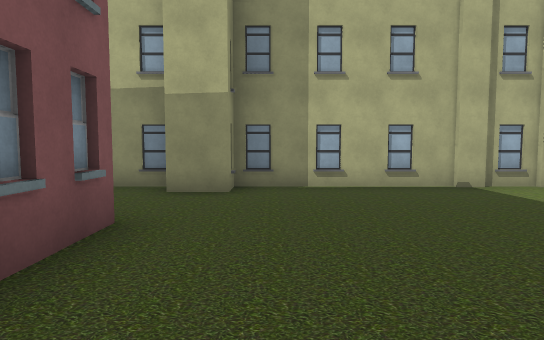
View 1 (above)

24 first-person views from a walk through a 3-D level made in the Unity game engine. The camera is 1.5 m above the floor, tilts 4° down and sees 75° across. The floor is counted in squares, 2 m on a side. Each view is taken from the middle of a square. On the plan, view 1 faces up. The plan holds only what a view shows up to about 11 squares ahead; the rest is blank. The place goes on beyond the plan. The player is left out. Some surface patterns are stand-ins.

View 2
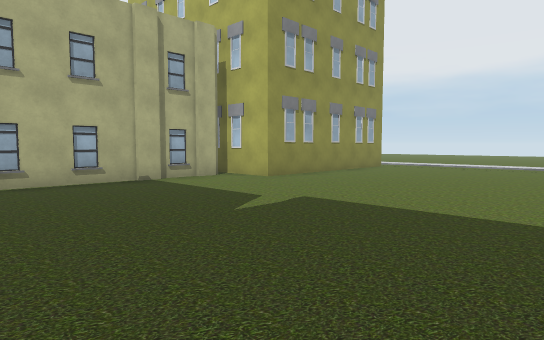

View 3
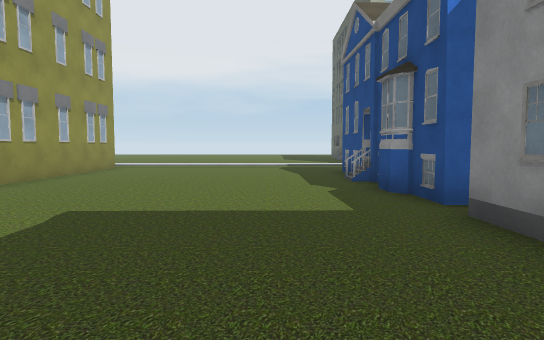

View 4
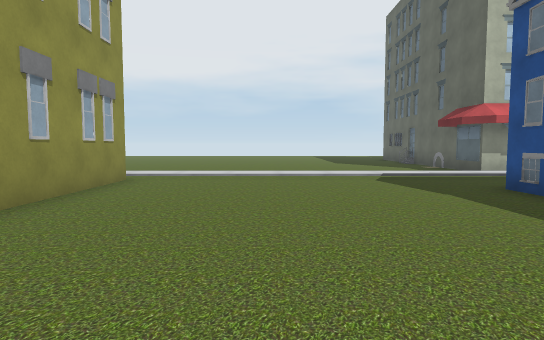

View 5
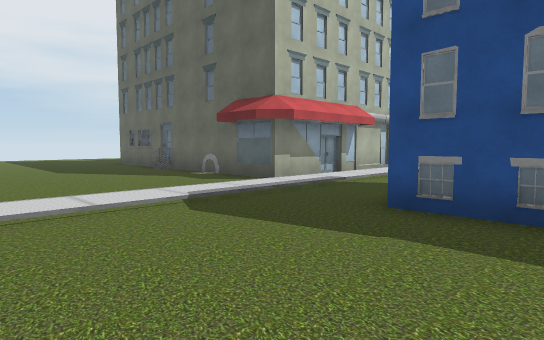

View 6
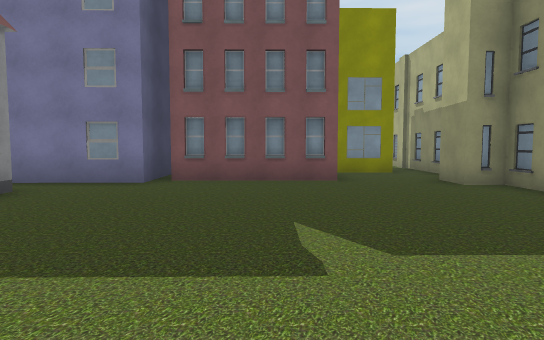

View 7
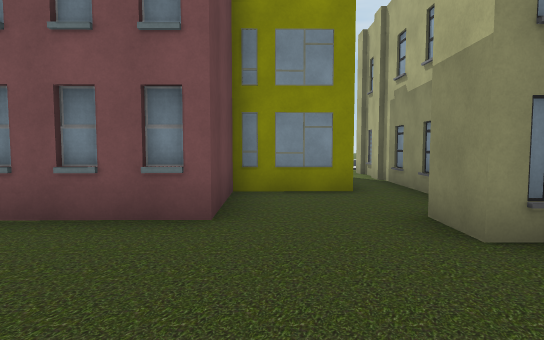

View 8
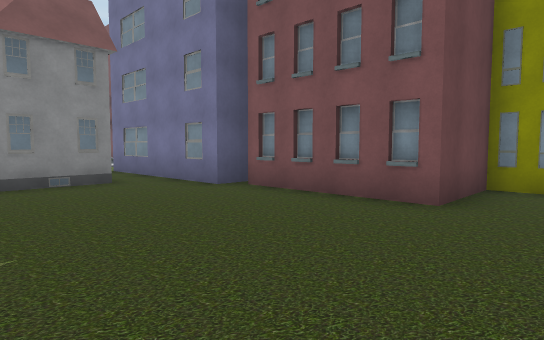

View 9
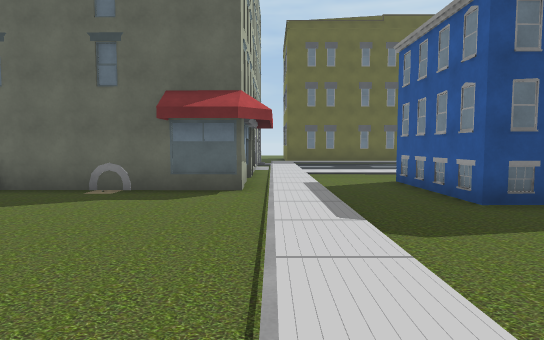

View 10
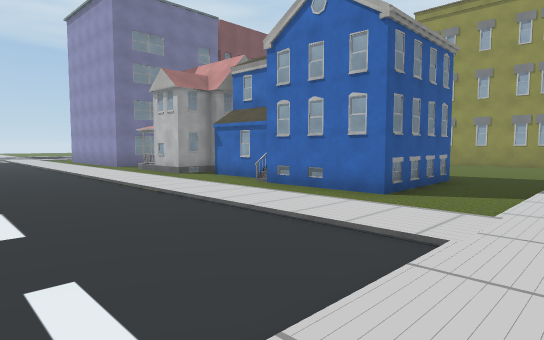

View 11
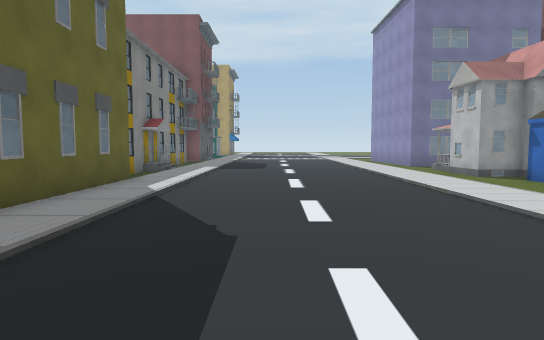

View 12
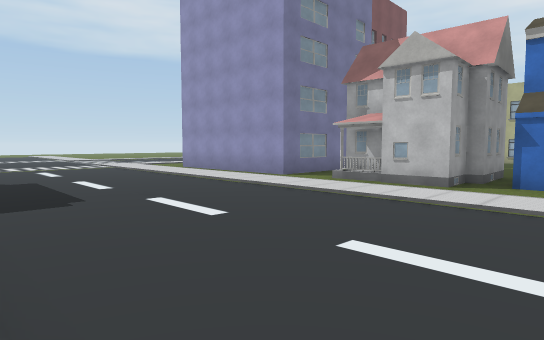

View 13
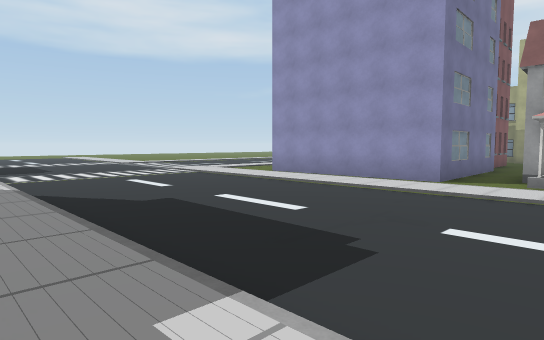

View 14
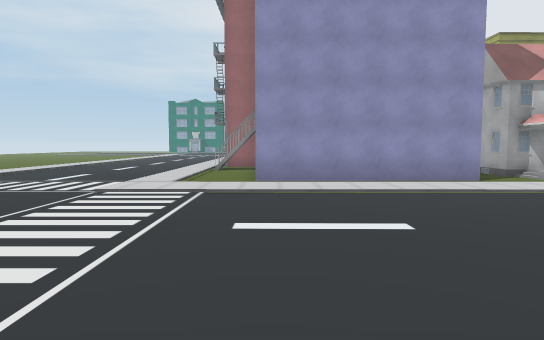

View 15
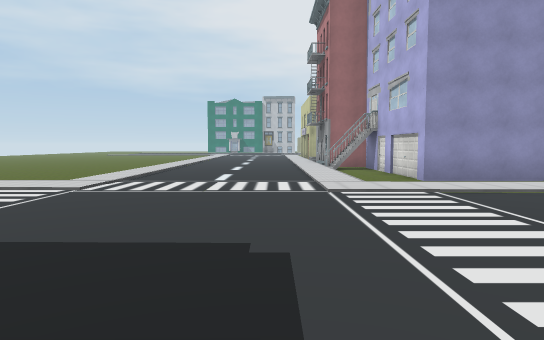

View 16
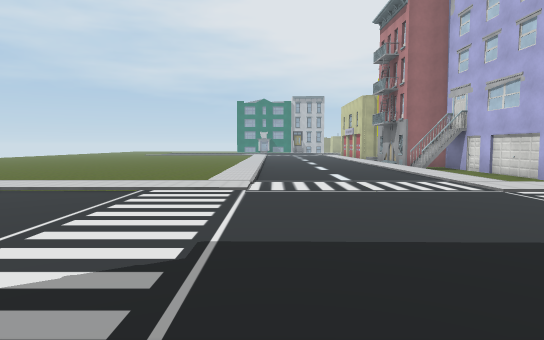

View 17
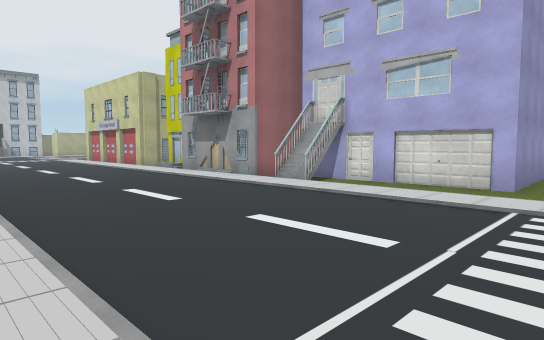

View 18
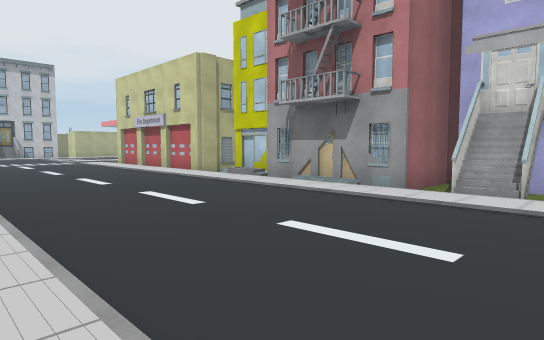

View 19
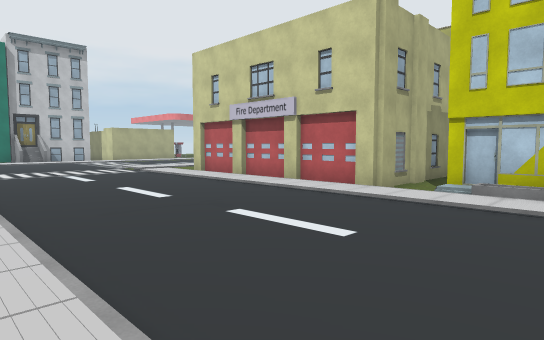

View 20
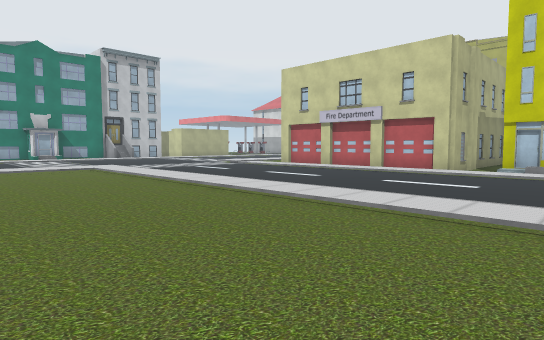

View 21
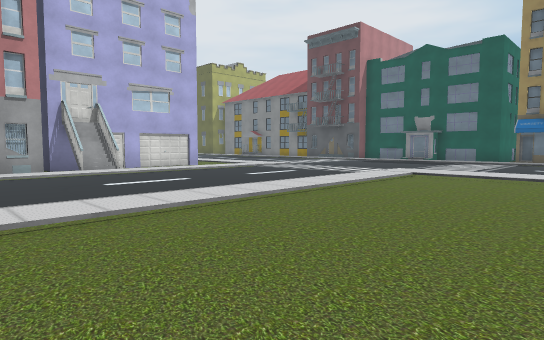

View 22
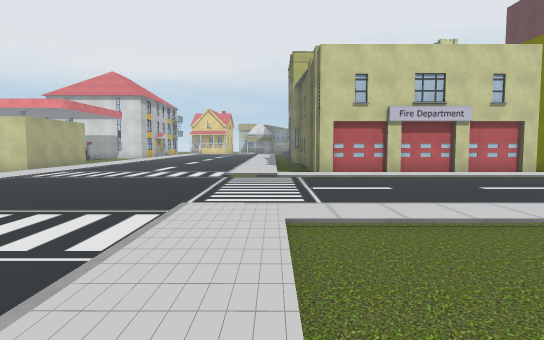

View 23
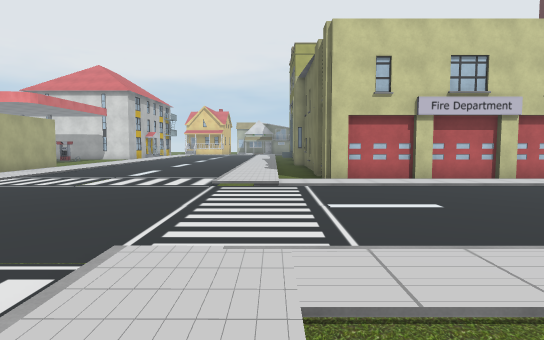

View 24
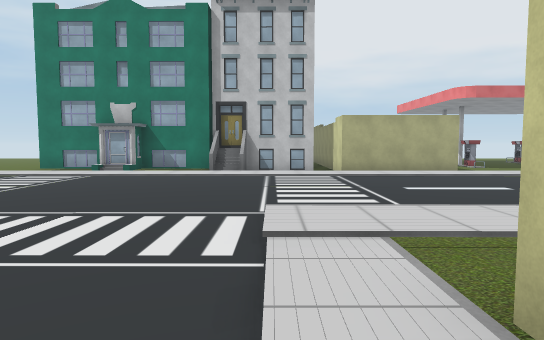

### Floor plan
Key: @ floor where view 1 was taken; # wall or solid block; . main floor; : floor 0.25 m higher than the main floor; + floor 0.5 m higher than the main floor; / step, stairs or slope; B building.
Columns run from 20 left of view 1 to 16 right of it. Each row starts with its distance up from view 1.
 22       B   B  ####
 21     ::::::::::::::
 20     ........./////
 19      .............
 18      ............
 17      ...........
 16     ............
 15    //::..../////
 14   ////:..../////
 13    ...:....//...            BB
 12    ...:....//###
 11    ...:....//#
 10    ...:....//#
  9    ...:....//#
  8    ...:....//#
  7   ....:....//##############
  6   ....:....//......#......#
  5   ....:....//#  B.........##....//
  4   ....:....//#  #...............//
  3   ....:....//   ##B.............// .
  2   ....:..../.    ##.............// .
  1   ....:....//     #.............//...
  0   ....:....//###  #.@...........//...
 -1   ....:..../###  ###............//...
 -2   ....:..../###    #..##..#B###.//...
 -3 ......:....//.#    #.  #.##   #.//...
 -4 ......:....//.#    #.###.     #.//###
 -5 ......:....//.######./B#...+###.//#
 -6  .....:....//...................//#
 -7   :::::....::::::::::::::::::::::/#
 -8   .........../////////////////////#
 -9    .............................//
-10     ............................//
-11     ............................//
-12      .........................../
-13       ::::://///////////////////
-14        /  /   /   /////////////
-15                     B ..

Where each view was taken, in squares from view 1:
view 1: 0 up, 0 right, facing up
view 2: 1 down, 0 right, facing up-right
view 3: 0 up, 0 right, facing right
view 4: 2 up, 4 right, facing right
view 5: 2 up, 8 right, facing down-right
view 6: 2 up, 6 right, facing left
view 7: 4 up, 2 right, facing left
view 8: 5 up, 3 right, facing down-left
view 9: 3 up, 13 right, facing down
view 10: 11 down, 13 right, facing up-left
view 11: 11 down, 13 right, facing left
view 12: 13 down, 6 right, facing up-left
view 13: 14 down, 2 right, facing up-left
view 14: 14 down, 6 left, facing up
view 15: 14 down, 10 left, facing up
view 16: 14 down, 13 left, facing up
view 17: 7 down, 14 left, facing up-right
view 18: 3 down, 14 left, facing up-right
view 19: 3 up, 14 left, facing up-right
view 20: 3 up, 18 left, facing up-right
view 21: 2 up, 18 left, facing down-right
view 22: 14 up, 18 left, facing right
view 23: 14 up, 16 left, facing right
view 24: 11 up, 9 left, facing up
